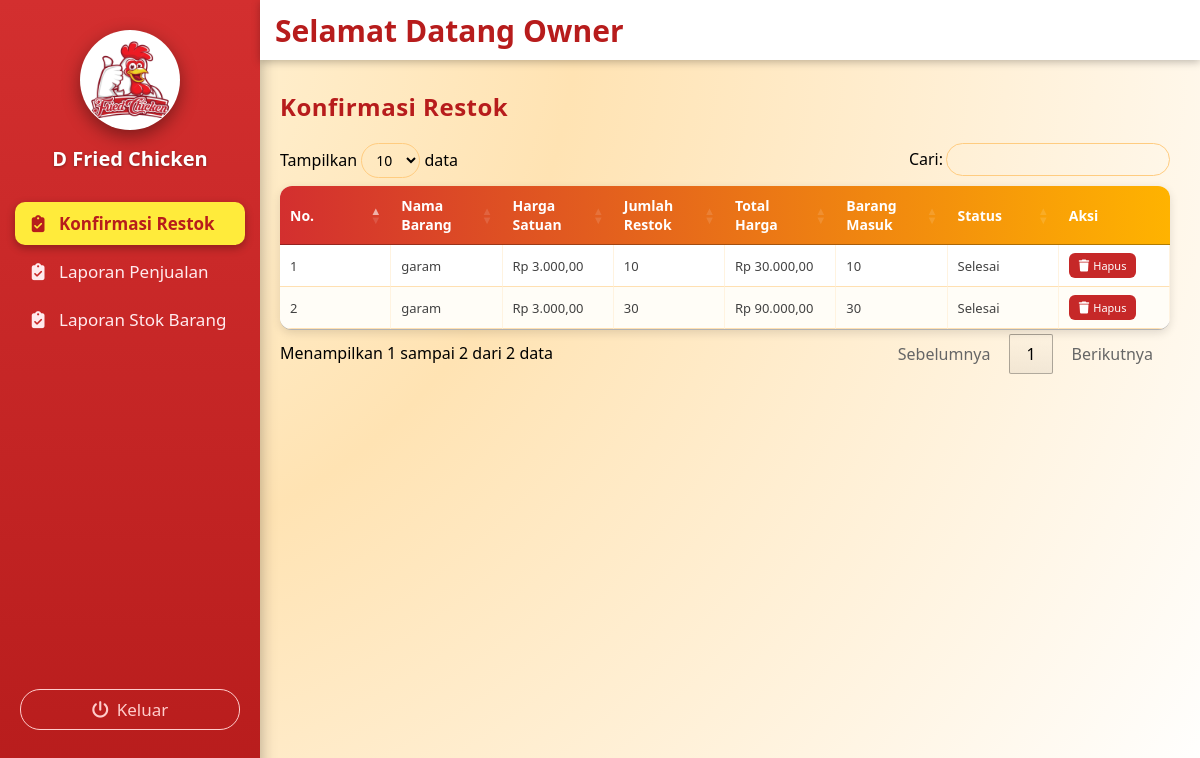
The page /owner/konfirmasi_restok/konfirmasi_restok.php (signed in) on the database as committed earlier.
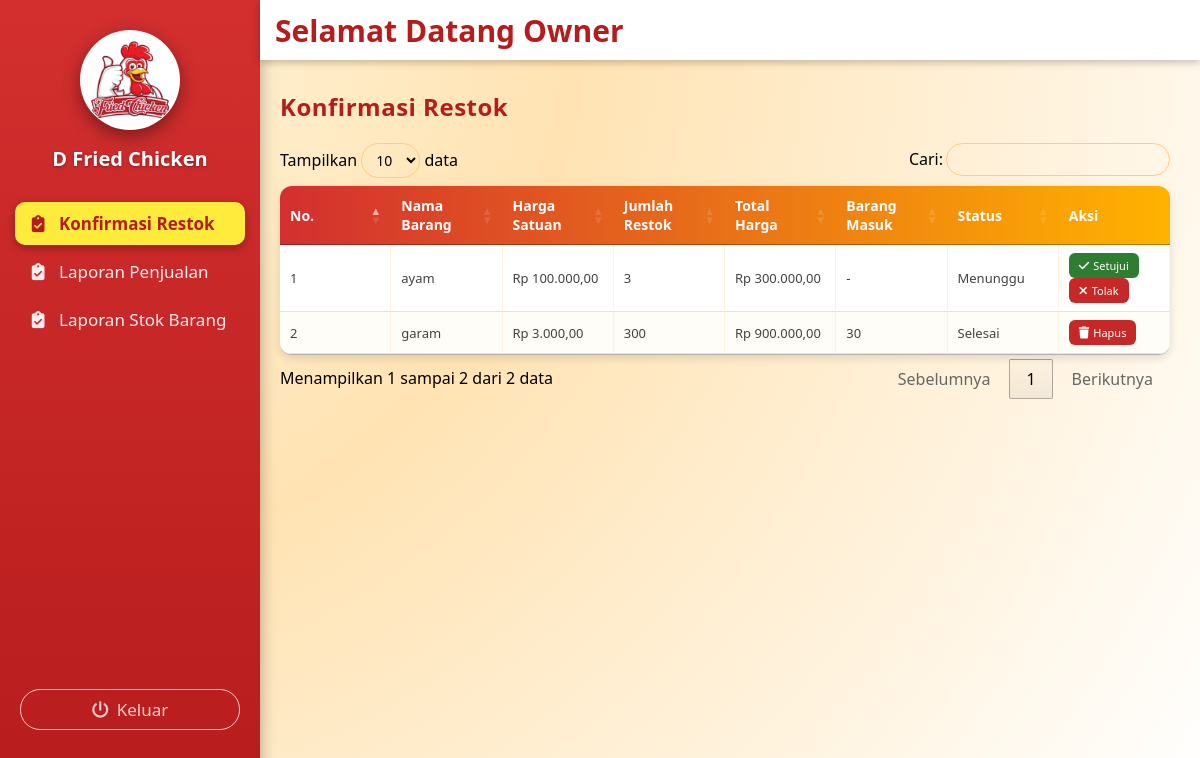
The same page on the database as committed later.
### tables this page shows
CREATE TABLE `restok_barang` (
  `Id_restok_barang` int NOT NULL,
  `Id_stok_gudang` int NOT NULL,
  `Nama_barang` varchar(15) DEFAULT NULL,
  `Harga` decimal(10,2) DEFAULT NULL,
  `Jumlah_restok` int DEFAULT NULL,
  `Total_harga` decimal(10,2) DEFAULT NULL,
  `Status` varchar(50) DEFAULT NULL
);

### owner/konfirmasi_restok/konfirmasi_restok.php (the view, shortened to what this page needs)
<?php
include '../../koneksi/sidebarowner.php';
include '../../koneksi/koneksi.php';
?>
<link rel="stylesheet" href="https://cdn.datatables.net/1.13.6/css/jquery.dataTables.min.css">
<link rel="stylesheet" href="https://cdnjs.cloudflare.com/ajax/libs/font-awesome/6.5.0/css/all.min.css">
<div class="konten-utama">
  <h2>Konfirmasi Restok </h2>
 <table id="tabel-ajukan-gudang" class="tabel-ajukan">
  <thead>
    <tr>
      <th>No.</th>
      <th>Nama Barang</th>
      <th>Harga Satuan</th>
      <th>Jumlah Restok</th>
      <th>Total Harga</th>
      <th>Barang Masuk</th>
      <th>Status</th>
      <th>Aksi</th>
    </tr>
  </thead>
  <tbody>
    <?php
      $no = 1;
      $sql = "
        SELECT
          r.*,
          COALESCE(SUM(bm.Barang_masuk), 0) AS barang_masuk
        FROM restok_barang r
        LEFT JOIN barang_masuk bm ON bm.Id_restok_barang = r.Id_restok_barang
        GROUP BY r.Id_restok_barang
        ORDER BY r.Id_restok_barang DESC
      ";
      $q = mysqli_query($conn, $sql);
      while($row = mysqli_fetch_assoc($q)) {
        $bm = (int)$row['barang_masuk'];
    ?>
    <tr>
      <td data-label="No"><?= $no++; ?></td>
      <td data-label="Nama Barang"><?= htmlspecialchars($row['Nama_barang']); ?></td>
      <td data-label="Harga Satuan">Rp <?= number_format((float)$row['Harga'], 2, ',', '.'); ?></td>
      <td data-label="Jumlah Restok"><?= (int)$row['Jumlah_restok']; ?></td>
      <td data-label="Total Harga">Rp <?= number_format((float)$row['Total_harga'], 2, ',', '.'); ?></td>
      <td data-label="Barang Masuk"><?= ($bm > 0) ? $bm : '-'; ?></td>
      <td data-label="Status"><?= htmlspecialchars($row['Status']); ?></td>
      <td data-label="Aksi">
        <?php if ($row['Status'] === 'Menunggu'): ?>
          <button class="tombol tombol-setuju" onclick="setujui(<?= (int)$row['Id_restok_barang']; ?>)">
            <i class="fa-solid fa-check"></i> Setujui
          </button>
          <button class="tombol tombol-tolak" onclick="tolak(<?= (int)$row['Id_restok_barang']; ?>)">
            <i class="fa-solid fa-xmark"></i> Tolak
          </button>
        <?php elseif ($row['Status'] === 'Selesai'): ?>
          <button class="tombol tombol-hapus" onclick="hapus(<?= (int)$row['Id_restok_barang']; ?>)">
            <i class="fa-solid fa-trash"></i> Hapus
          </button>
        <?php else: ?>
          -
        <?php endif; ?>
      </td>
    </tr>
    <?php } ?>
  </tbody>
</table>
</div>

### koneksi/sidebarowner.php (shortened to what this page needs)
<?php
$halaman = basename($_SERVER['PHP_SELF']);
?>
<!DOCTYPE html>
<html lang="id">
<head>
  <link rel="stylesheet" href="https://cdnjs.cloudflare.com/ajax/libs/font-awesome/6.5.0/css/all.min.css">
</head>
<body>
  <div class="menu-samping" id="menuSamping">
    <div class="bagian-foto">
      <img src="../../gambar/logo.jpg" alt="Logo Gerai" class="gambar" />
      <div class="nama-logo">
        D Fried Chicken
      </div>
    </div>
    <div class="daftar-menu">
     <a href="../konfirmasi_restok/konfirmasi_restok.php" class="<?= $halaman == 'konfirmasi_restok.php' ? 'active' : '' ?>">
        <i class="fa-solid fa-clipboard-check"></i> Konfirmasi Restok
      </a>
       <a href="../laporan_penjualan/laporan_penjualan.php" class="<?= $halaman == 'laporan_penjualan.php' ? 'active' : '' ?>">
        <i class="fa-solid fa-clipboard-check"></i> Laporan Penjualan
      </a>
      <a href="../laporan_stok_barang/laporan_stok_barang.php" class="<?= $halaman == 'laporan_stok_barang.php' ? 'active' : '' ?>">
        <i class="fa-solid fa-clipboard-check"></i> Laporan Stok Barang
     </a>
    </div>
    <button class="tombol-keluar" id="keluar">
      <i class="fa-solid fa-power-off"></i> Keluar
    </button>
  </div>
  <div class="menu-atas">
     <div class="welcome-text">
      Selamat Datang Owner
    </div>
  </div>
</body>
</html>

### koneksi/sidebarowner.php (style rules this page uses)
* { margin: 0; padding: 0; box-sizing: border-box; font-family: 'Segoe UI', Tahoma, Geneva, Verdana, sans-serif; }
body { display: flex; min-height: 100vh; background: #f3f3f3; overflow-x: hidden; }
.menu-samping { width: 260px; background: linear-gradient(180deg, #d32f2f, #b71c1c); display: flex; flex-direction: column; padding: 30px 0 20px 0; color: #fff; position: fixed; top: 0; bottom: 0; left: 0; z-index: 200; box-shadow: 2px 0 14px rgba(0,0,0,.25); transition: transform 0.3s ease; }
.bagian-foto { width: 100%; display: flex; flex-direction: column; justify-content: center; align-items: center; margin-bottom: 30px; text-align: center; padding: 0 15px; }
.bagian-foto img { width: 100px; height: 100px; border-radius: 50%; object-fit: cover; display: block; margin: 0 auto 10px auto; transition: .3s; box-shadow: 0 6px 18px rgba(0,0,0,.4); border: 1px solid rgba(255, 255, 255, 0.9); background: #fff; }
.nama-logo { margin-top:5px; font-size: 20px; font-weight: 700; color: #ffffff; text-shadow: 0 1px 3px rgba(0,0,0,0.35); }
.daftar-menu { display: flex; flex-direction: column; width: 100%; padding: 0 15px; gap: 5px; }
.daftar-menu a { display: flex; align-items: center; justify-content: flex-start; text-decoration: none; color: #ffebee; font-weight: 500; font-size: 17px; padding: 10px 12px; border-radius: 10px; transition: all .25s ease; cursor: pointer; }
.daftar-menu a i { margin-right: 10px; width: 22px; text-align: center; font-size: 17px; }
.daftar-menu a.active { background: #ffeb3b; color: #b71c1c; font-weight: 700; box-shadow: 0 3px 8px rgba(0,0,0,0.3); }
.daftar-menu a.active i { color: #b71c1c; }
.tombol-keluar { background: transparent; color: #ffcccb; border: 1.5px solid #ffcccb; padding: 8px 20px; border-radius: 20px; cursor: pointer; display: flex; align-items: center; justify-content: center; font-size: 17px; font-weight: 500; margin-top: auto; margin-left: 20px; margin-right: 20px; margin-bottom: 50px; }
.tombol-keluar i { margin-right: 8px; }
.menu-atas { position: fixed; top: 0; left: 260px; right: 0; height: 60px; background: #ffffff; box-shadow: 0 2px 8px rgba(0, 0, 0, 0.25); display: flex; justify-content: flex-start; align-items: center; padding: 0 15px; z-index: 250; transition: left 0.3s ease; }
.welcome-text { font-size: 30px; font-weight: 600; color: #b71c1c; }

### owner/konfirmasi_restok/konfirmasi_restok.php (style rules this page uses)
body { margin: 0; font-family: Arial, sans-serif; background: radial-gradient(circle at top left, #fff7e0 0%, #ffe3b3 40%, #ffffff 100%); }
.konten-utama { margin-left:250px; margin-top:60px; padding:30px; min-height:calc(100vh - 60px); }
.konten-utama h2 { margin-bottom:20px; color:#b71c1c; font-weight:700; letter-spacing:.5px; }
.tombol { border:none; border-radius:6px; cursor:pointer; color:white; font-size:11px; transition:0.25s; display:inline-flex; align-items:center; gap:4px; }
.tombol i { font-size:12px; }
.tombol-setuju { background:#2e7d32; padding:5px 10px; margin-right:5px; }
.tombol-tolak { background:#c62828; padding:5px 10px; }
.tombol-hapus { background:#c62828; padding:5px 10px; border-radius:6px; border:none; cursor:pointer; font-size:11px; color:#fff; }
.tabel-ajukan { width:100%; border-collapse:collapse; background:white; border-radius:12px; overflow:hidden; box-shadow:0 3px 10px rgba(0,0,0,0.12); table-layout:fixed; }
.tabel-ajukan thead tr { background: linear-gradient(90deg, #d32f2f, #ffb300); }
.tabel-ajukan th { color:#ffffff; text-align:left; padding:12px 15px; font-weight:600; font-size:14px; }
.tabel-ajukan td { padding:10px 15px; border-bottom:1px solid #ffe0b2; border-right:1px solid #fff3e0; font-size:13px; color:#424242; }
.tabel-ajukan tr:nth-child(even) { background:#fffdf7; }

Rows that differ between the two databases and show on the page:
removed restok_barang: Nama_barang "garam", Harga "3.000,00", Jumlah_restok "10", Total_harga "30.000,00", bm "10", Status "Selesai"
removed restok_barang: Nama_barang "garam", Harga "3.000,00", Jumlah_restok "30", Total_harga "90.000,00", bm "30", Status "Selesai"
added restok_barang: Nama_barang "ayam", Harga "100.000,00", Jumlah_restok "3", Total_harga "300.000,00", Status "Menunggu"
added restok_barang: Nama_barang "garam", Harga "3.000,00", Jumlah_restok "300", Total_harga "900.000,00", bm "30", Status "Selesai"
